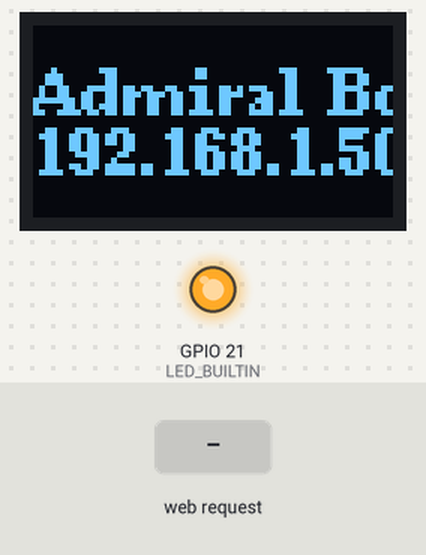
Bench run of a sketch on a simulated ESP32. Parts: 60×32 one-colour display, output pins drawn as LEDs (lit = HIGH). The inputs (shaded band) are chosen by the test bench. WiFi joins after 1.5 s; servers stay silent unless stated; what the sketch prints to the serial monitor is not drawn.

Above: at 3.7 s.
3.8 s: HTTP request GET /L received
At 4.1 s:
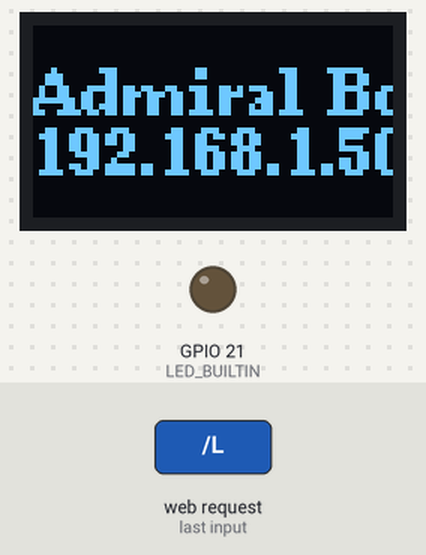
5.3 s: HTTP request GET /H received
At 6.5 s:
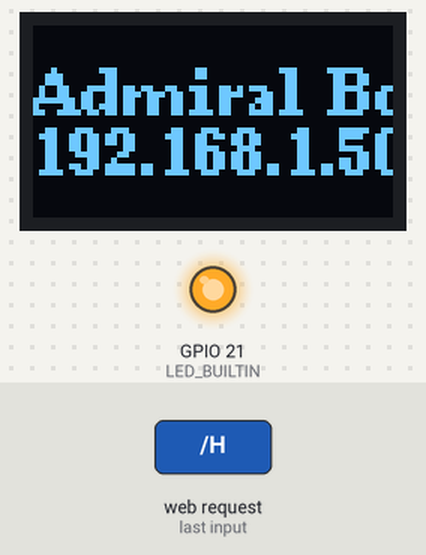
Timing chart, 0 to 8.3 s (numbered marks = the images above; inputs shaded):
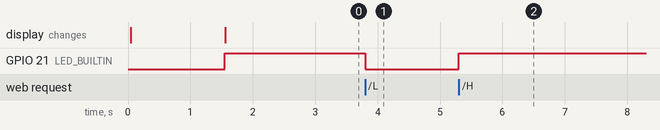

Measured:
- after the input at 3.8 s, GPIO 21 (LED_BUILTIN): HIGH → LOW at once
- after the input at 5.3 s, GPIO 21 (LED_BUILTIN): LOW → HIGH at once

The sketch:

WiFiMulti.ino
```cpp
/*
    This sketch trys to Connect to the best AP based on a given list

*/

#include <WiFi.h>
#include <WiFiMulti.h>
#include <Arduino.h>
#include <U8g2lib.h>
#include <SPI.h>

WiFiMulti wifiMulti;
WiFiServer server(80);

#define LED_BUILTIN 21

U8G2_LD7032_60X32_F_4W_SW_SPI u8g2(U8G2_R0, /* clock=*/ 18, /* data=*/ 23, /* cs=*/ 5, /* dc=*/ 2, /* reset=*/ 19);  // SW SPI esp32

void setup()
{
  Serial.begin(115200);
  u8g2.begin();
  delay(10);
  pinMode(LED_BUILTIN, OUTPUT);

  wifiMulti.addAP("Admiral Boom", "du kommst hier ned rein hahaha");
  wifiMulti.addAP("Pingu 1", "WG 3.OG li St0773r");
  wifiMulti.addAP("Pingu 2", "WG 3.OG li St0773r");
  digitalWrite(LED_BUILTIN, LOW);

  Serial.println("Connecting Wifi...");
  u8g2.clearBuffer();          // clear the internal memory
  u8g2.setFont(u8g2_font_ncenB08_tr); // choose a suitable font
  u8g2.drawStr(0, 20, "Connecting"); // write something to the internal memory
  u8g2.sendBuffer();          // transfer internal memory to the display
  if (wifiMulti.run() == WL_CONNECTED) {
    Serial.println("");
    Serial.println("WiFi connected");
    Serial.print("IP address: ");
    Serial.println(WiFi.localIP());
    Serial.print("WiFi name: ");
    Serial.println(WiFi.SSID());
    digitalWrite(LED_BUILTIN, HIGH);
    u8g2.clearBuffer();          // clear the internal memory
    u8g2.setFont(u8g2_font_ncenB08_tr); // choose a suitable font
    u8g2.setCursor(0, 15);
    u8g2.print(WiFi.SSID());
    u8g2.setCursor(0, 25);
    u8g2.print(WiFi.localIP());  // write something to the internal memory
    u8g2.sendBuffer();          // transfer internal memory to the display
    delay(1000);
    server.begin();

  }
}

void loop()
{
  if (wifiMulti.run() != WL_CONNECTED) {
    Serial.println("WiFi not connected!");
    delay(1000);
  } else {
    WiFiClient client = server.available();   // listen for incoming clients
    if (client) {                             // if you get a client,
      Serial.println("New Client.");           // print a message out the serial port
      String currentLine = "";                // make a String to hold incoming data from the client
      while (client.connected()) {            // loop while the client's connected
        if (client.available()) {             // if there's bytes to read from the client,
          char c = client.read();             // read a byte, then
          Serial.write(c);                    // print it out the serial monitor
          if (c == '\n') {                    // if the byte is a newline character
            // if the current line is blank, you got two newline characters in a row.
            // that's the end of the client HTTP request, so send a response:
            if (currentLine.length() == 0) {
              // HTTP headers always start with a response code (e.g. HTTP/1.1 200 OK)
              // and a content-type so the client knows what's coming, then a blank line:
              client.println("HTTP/1.1 200 OK");
              client.println("Content-type:text/html");
              client.println();

              // the content of the HTTP response follows the header:
              client.print("Click <a href=\"/H\">here</a> to turn the LED on.<br>");
              client.print("Click <a href=\"/L\">here</a> to turn the LED off.<br>");

              // The HTTP response ends with another blank line:
              client.println();
              // break out of the while loop:
              break;
            } else {    // if you got a newline, then clear currentLine:
              currentLine = "";
            }
          } else if (c != '\r') {  // if you got anything else but a carriage return character,
            currentLine += c;      // add it to the end of the currentLine
          }

          // Check to see if the client request was "GET /H" or "GET /L":
          if (currentLine.endsWith("GET /H")) {
            digitalWrite(LED_BUILTIN, HIGH);               // GET /H turns the LED on
          }
          if (currentLine.endsWith("GET /L")) {
            digitalWrite(LED_BUILTIN, LOW);                // GET /L turns the LED off
          }
        }
      }
      // close the connection:
      client.stop();
      Serial.println("Client Disconnected.");

    }
  }
}
```
